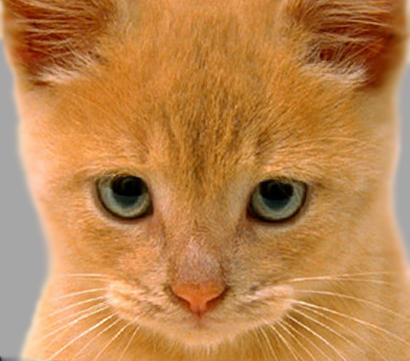
#> input picture Image Filtering and Hybrid Image/data/cat.bmp, 410 x 361 px
$ python test.py   (older library calls are emulated)
#> lines starting #> are read from the running program, lines starting #| are printed output that depends on the picture
### Image Filtering and Hybrid Image/code/helpers.py
# Project Image Filtering and Hybrid Images Stencil Code
# Based on previous and current work
# by James Hays for CSCI 1430 @ Brown and
# CS 4495/6476 @ Georgia Tech
import numpy as np
from numpy import pi, exp, sqrt
from skimage import io, img_as_ubyte, img_as_float32
from skimage.transform import rescale


# [25 lines left out: function vis_hybrid_image, not called in this run]

def load_image(path):
#> called with path = '../data/cat.bmp'
    return img_as_float32(io.imread(path))


def save_image(path, im):
    return io.imsave(path, img_as_ubyte(im.copy()))

### Image Filtering and Hybrid Image/code/student.py
# Project Image Filtering and Hybrid Images Stencil Code
# Based on previous and current work
# by James Hays for CSCI 1430 @ Brown and
# CS 4495/6476 @ Georgia Tech
import numpy as np
from numpy import pi, exp, sqrt
from skimage import io, img_as_ubyte, img_as_float32
from skimage.transform import rescale

def convol2d(image, kernel):
    flipKernel = kernel.copy()
    for i in range(len(kernel)):
        flipKernel[i] = kernel[i][::-1]

    flipKernel = flipKernel[::-1]

    paddedImage = np.zeros((image.shape[0] + kernel.shape[0] - 1, image.shape[1] + kernel.shape[1] -1))
    paddedImage[int(kernel.shape[0] / 2) : int(image.shape[0] + kernel.shape[0] / 2), int(kernel.shape[1] / 2) : int(image.shape[1] + kernel.shape[1] / 2)] = image
    filteredImage = np.zeros(image.shape)

    for i in range(image.shape[0]):
        for j in range(image.shape[1]):
            filteredImage[i, j] = (flipKernel * paddedImage[i:i+kernel.shape[0], j:j+kernel.shape[1]]).sum()

    return filteredImage

# [73 lines left out: functions transformFFT, transformFFT2, transformIFFT2, convol2dFFT, transformDFT, not called in this run]

def my_imfilter(image, kernel):
    """
    Your function should meet the requirements laid out on the project webpage.
    Apply a filter (using kernel) to an image. Return the filtered image. To
    achieve acceptable runtimes, you MUST use numpy multiplication and summation
    when applying the kernel.
    Inputs
    - image: numpy nd-array of dim (m,n) or (m, n, c)
    - kernel: numpy nd-array of dim (k, l)
    Returns
    - filtered_image: numpy nd-array of dim of equal 2D size (m,n) or 3D size (m, n, c)
    Errors if:
    - filter/kernel has any even dimension -> raise an Exception with a suitable error message.
    """
    ##################
    # Your code here #
    dimensionProduct = kernel.shape[0] * kernel.shape[1]

    # Check if any of the dimensions is even
    if (dimensionProduct % 2) == 0:
        raise Exception('All the dimensions must be odd!')

    if len(image.shape) == 2:
        filteredImage = convol2d(image, kernel)
    else:
        reverseShape = np.array((image.shape[2], image.shape[0], image.shape[1]))
#> reverseShape = [3, 361, 410]

        filteredImageArray = np.zeros(reverseShape)

        for i in range(image.shape[2]):
            filteredImageArray[i] = convol2d(image[:, :, i], kernel)

        filteredImage = np.zeros(image.shape)

        for i in range(0, image.shape[0]):
            for j in range(0, image.shape[1]):
                filteredImage[i, j] = [item[i, j] for item in filteredImageArray]
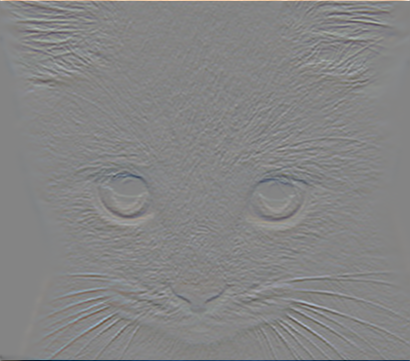
#> filteredImage: shape (361, 410, 3) float64; mean of channels 0, 1, 2 0.000795, 0.00127, 0.00114; drawn with min black and max white

    return np.clip(filteredImage, a_min = 0, a_max = 1)
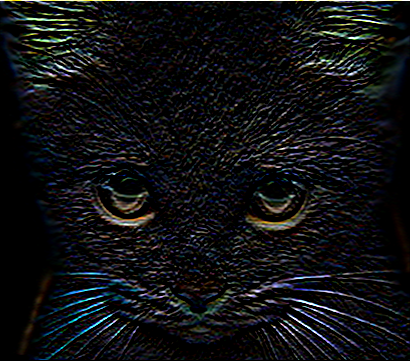
#> returned value: shape (361, 410, 3) float64; mean of channels 0, 1, 2 0.0655, 0.0693, 0.0759; drawn as R, G, B
    ################

"""
EXTRA CREDIT placeholder function
"""

# [93 lines left out: functions my_imfilter_fft, gen_hybrid_image, not called in this run]

### Image Filtering and Hybrid Image/code/test.py
import numpy as np
from numpy import pi, exp, sqrt
import math
import matplotlib
import matplotlib.pyplot as plt
from helpers import vis_hybrid_image, load_image, save_image
import cv2

from student import my_imfilter, gen_hybrid_image, my_imfilter_fft, transformDFT, convol2dFFT

def fft(x):
    N = len(x)
    if N <= 1: return x
    even = fft(x[0::2])
    odd =  fft(x[1::2])
    T= [exp(-2j*pi*k/N)*odd[k] for k in range(N//2)]
    return [even[k] + T[k] for k in range(N//2)] + [even[k] - T[k] for k in range(N//2)]

def transformFourier(spatialImage, inverse = False):
    m = spatialImage.shape[0]
    n = spatialImage.shape[1]

    xArray = np.array([i for i in range(0, m)])
    xExpoKernel = -(np.outer(xArray, xArray) * 1j * 2 * pi) / m
    xKernel = exp(xExpoKernel)
    yArray = np.array([i for i in range(0, n)])
    yExpoKernel = -(np.outer(yArray, yArray) * 1j * 2 * pi) / n
    yKernel = exp(yExpoKernel)

    fourierImage = np.array((m ,n))

    for i in range(0, m):
        for j in range(0, n):
            transposeX = np.array([xKernel[i]]).T
            fourierImage[i, j] = np.dot(spatialImage, (transposeX * yKernel[j]))

    return fourierImage


# [6 lines of commented-out code are left out]

cutoff_frequency = 3
s, k = cutoff_frequency, cutoff_frequency*2
probs = np.asarray([exp(-z*z/(2*s*s))/sqrt(2*pi*s*s) for z in range(-k,k+1)], dtype=np.float32)
kernel2 = probs
kernel1 = np.array([[item] for item in probs])
kernel2.shape = (1, kernel2.shape[0])
kernel = np.outer(probs, probs)
# A = my_imfilter(dog, kernel1)
# B = my_imfilter(A, kernel2)
# print(B)

X = np.array([[1,2,3,4,5],
            [6,7,8,9,10],
            [11,12,13,14,15],
            [16,17,18,19,20],
            [21,22,23,24,25]])

# [7 lines of commented-out code are left out]

Y = np.array([[[1,1,1,8],[2,2,2,2],[3,3,3,3]],
            [[4,4,4,4],[5,5,5,-5],[6,6,6,6]],
            [[7,7,7,7],[8,8,8,8],[9,9,9,39]]])

Z = np.array([[1,2,3],[4,5,6],[7,8,9]])

L = np.array([[8,2,3],[4,-5,6],[7,8,39]])


image1 = load_image('../data/cat.bmp')
kernel = np.array([[1,2,1],[0,0,0],[-1,-2,-1]])
A = my_imfilter(image1, kernel)
plt.imshow(A)
plt.show()
# [6 lines of commented-out code are left out]

$ run again, with Image Filtering and Hybrid Image/data/dog.bmp copied over Image Filtering and Hybrid Image/data/cat.bmp
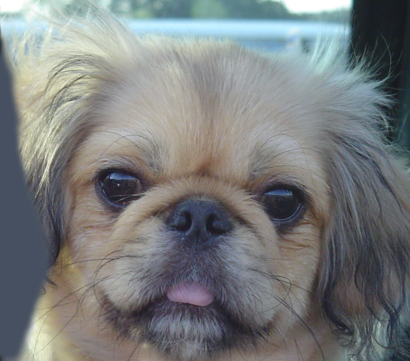
#> input picture Image Filtering and Hybrid Image/data/dog.bmp, 410 x 361 px
#> after the loop in my_imfilter, `for i in range(0, image.shape[0]):`:
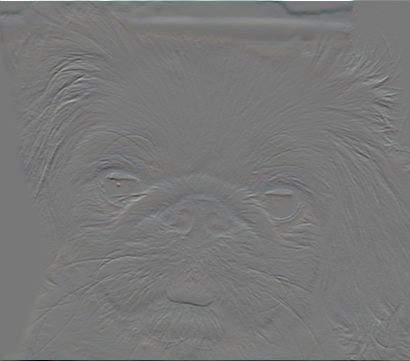
#> filteredImage: shape (361, 410, 3) float64; mean of channels 0, 1, 2 -0.00127, -0.00237, -0.00254; drawn with min black and max white
#> in my_imfilter, `return np.clip(filteredImage, a_min = 0, a_max = 1)`:
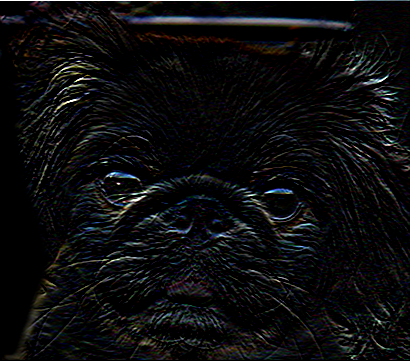
#> returned value: shape (361, 410, 3) float64; mean of channels 0, 1, 2 0.0512, 0.0523, 0.0559; drawn as R, G, B
